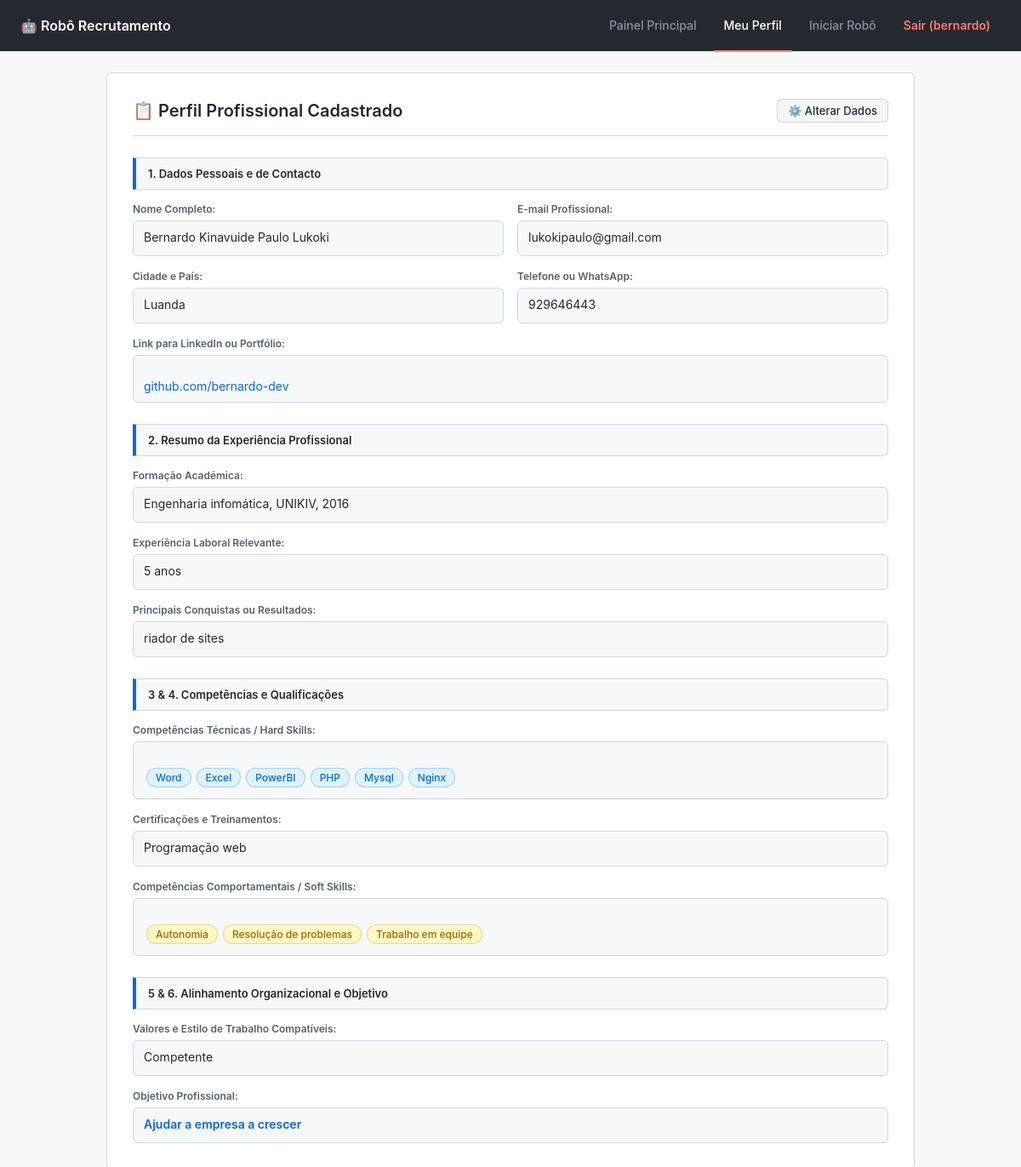
/perfil.php (signed in), run on the app's committed database.
### tables this page shows
CREATE TABLE `perfil_candidato` (
  `id` int(11) NOT NULL,
  `utilizador_id` int(11) NOT NULL,
  `nome_completo` varchar(255) NOT NULL,
  `cidade_pais` varchar(150) NOT NULL,
  `email` varchar(150) NOT NULL,
  `telefone` varchar(50) NOT NULL,
  `portfolio_url` varchar(255) DEFAULT NULL,
  `formacao_academica` text NOT NULL,
  `experiencia_laboral` text NOT NULL,
  `principais_conquistas` text DEFAULT NULL,
  `hard_skills` text NOT NULL,
  `certificacoes` text DEFAULT NULL,
  `soft_skills` text NOT NULL,
  `valores_estilo` text DEFAULT NULL,
  `objetivo_profissional` varchar(255) NOT NULL
);

### auth.php (called while the page is built, shortened)
<?php
$auth_conn = new mysqli("localhost", "root", "", "sistema_recrutamento_db");
$user_logged_id = $_SESSION['user_id'];
$has_profile_query = $auth_conn->query("SELECT id FROM perfil_candidato WHERE utilizador_id = $user_logged_id");
$has_profile = ($has_profile_query->num_rows > 0);
?>

### perfil.php (the view, shortened to what this page needs)
<?php
require_once 'auth.php';
$conn = new mysqli("localhost", "root", "", "sistema_recrutamento_db");
$user_id = $_SESSION['user_id'];
$modo_edicao = isset($_GET['action']) && $_GET['action'] == 'editar' ? true : !$has_profile;
$perfil_query = $conn->query("SELECT * FROM perfil_candidato WHERE utilizador_id = $user_id");
$perfil_data = $perfil_query->fetch_assoc();
?>
<!DOCTYPE html>
<html lang="pt">
<head>
</head>
<body>
   <nav class="navbar">
        <a class="navbar-brand" href="index.php">🤖 Robô Recrutamento</a>
        <ul class="navbar-nav">
                <li><a href="index.php">Painel Principal</a></li>
                <li><a href="perfil.php" class="active">Meu Perfil</a></li>
                <li><a href="executar.php">Iniciar Robô</a></li>
            <li><a href="logout.php" style="color: #ff7b72; font-weight: 600;">Sair (<?php echo htmlspecialchars($_SESSION['username']); ?>)</a></li>
        </ul>
    </nav>
    <div class="container">
        <div class="card">
            <div class="header-box">
                <h2><?php echo $modo_edicao ? "✏️ Editar Perfil do Candidato" : "📋 Perfil Profissional Cadastrado"; ?></h2>
                <?php if(!$modo_edicao && $has_profile): ?>
                    <a href="perfil.php?action=editar" class="btn btn-edit-top">⚙️ Alterar Dados</a>
                <?php endif; ?>
            </div>
            <?php if ($modo_edicao): ?>
                <form method="POST" action="perfil.php">
                    <div class="form-group-title">1. Dados Pessoais e de Contacto</div>
                    <div class="form-grid">
                        <div>
                            <label>Nome Completo:</label>
                            <input type="text" name="nome_completo" value="<?php echo $perfil_data ? htmlspecialchars($perfil_data['nome_completo']) : ''; ?>" required>
                        </div>
                        <div>
                            <label>E-mail Profissional:</label>
                            <input type="email" name="email" value="<?php echo $perfil_data ? htmlspecialchars($perfil_data['email']) : ''; ?>" required>
                        </div>
                        <div>
                            <label>Cidade e País:</label>
                            <input type="text" name="cidade_pais" value="<?php echo $perfil_data ? htmlspecialchars($perfil_data['cidade_pais']) : ''; ?>">
                        </div>
                        <div>
                            <label>Telefone ou WhatsApp:</label>
                            <input type="text" name="telefone" value="<?php echo $perfil_data ? htmlspecialchars($perfil_data['telefone']) : ''; ?>">
                        </div>
                        <div class="form-full">
                            <label>Link para LinkedIn ou Portfólio (Opcional):</label>
                            <input type="text" name="portfolio_url" value="<?php echo $perfil_data ? htmlspecialchars($perfil_data['portfolio_url']) : ''; ?>">
                        </div>
                    </div>
                    <div class="form-group-title">2. Resumo da Experiência Profissional</div>
                    <div class="form-grid">
                        <div class="form-full">
                            <label>Formação Académica (Curso, Instituição, Ano):</label>
                            <textarea name="formacao_academica" rows="3"><?php echo $perfil_data ? htmlspecialchars($perfil_data['formacao_academica']) : ''; ?></textarea>
                        </div>
                        <div class="form-full">
                            <label>Experiência Laboral Relevante:</label>
                            <textarea name="experiencia_laboral" rows="4"><?php echo $perfil_data ? htmlspecialchars($perfil_data['experiencia_laboral']) : ''; ?></textarea>
                        </div>
                        <div class="form-full">
                            <label>Principais Conquistas ou Resultados Alcançados:</label>
                            <textarea name="principais_conquistas" rows="3"><?php echo $perfil_data ? htmlspecialchars($perfil_data['principais_conquistas']) : ''; ?></textarea>
                        </div>
                    </div>
                    <div class="form-group-title">3 & 4. Competências e Qualificações</div>
                    <div class="form-grid">
                        <div class="form-full">
                            <label>Competências Técnicas / Hard Skills (Separadas por vírgula):</label>
                            <input type="text" name="hard_skills" value="<?php echo $perfil_data ? htmlspecialchars($perfil_data['hard_skills']) : ''; ?>">
                        </div>
                        <div class="form-full">
                            <label>Certificações e Treinamentos Relevantes:</label>
                            <textarea name="certificacoes" rows="2"><?php echo $perfil_data ? htmlspecialchars($perfil_data['certificacoes']) : ''; ?></textarea>
                        </div>
                        <div class="form-full">
                            <label>Competências Comportamentais / Soft Skills (Separadas por vírgula):</label>
                            <input type="text" name="soft_skills" value="<?php echo $perfil_data ? htmlspecialchars($perfil_data['soft_skills']) : ''; ?>">
                        </div>
                    </div>
                    <div class="form-group-title">5 & 6. Alinhamento Organizacional e Objetivo</div>
                    <div class="form-grid">
                        <div class="form-full">
                            <label>Valores e Estilo de Trabalho Compatíveis:</label>
                            <textarea name="valores_estilo" rows="3"><?php echo $perfil_data ? htmlspecialchars($perfil_data['valores_estilo']) : ''; ?></textarea>
                        </div>
                        <div class="form-full">
                            <label>Objetivo Profissional (Frase curta):</label>
                            <input type="text" name="objetivo_profissional" value="<?php echo $perfil_data ? htmlspecialchars($perfil_data['objetivo_profissional']) : ''; ?>">
                        </div>
                    </div>
                    <div style="margin-top: 30px; border-top: 1px solid var(--border-color); padding-top: 20px;">
                        <button type="submit" name="salvar_perfil" class="btn">💾 Gravar Alterações</button>
                        <?php if ($has_profile): ?>
                            <a href="perfil.php" class="btn btn-secondary">Cancelar</a>
                        <?php endif; ?>
                    </div>
                </form>
            <?php else: ?>
                <div class="form-group-title">1. Dados Pessoais e de Contacto</div>
                <div class="form-grid">
                    <div>
                        <label>Nome Completo:</label>
                        <div class="view-data"><?php echo htmlspecialchars($perfil_data['nome_completo']); ?></div>
                    </div>
                    <div>
                        <label>E-mail Profissional:</label>
                        <div class="view-data"><?php echo htmlspecialchars($perfil_data['email']); ?></div>
                    </div>
                    <div>
                        <label>Cidade e País:</label>
                        <div class="view-data"><?php echo htmlspecialchars($perfil_data['cidade_pais'] ?: 'Não Informado'); ?></div>
                    </div>
                    <div>
                        <label>Telefone ou WhatsApp:</label>
                        <div class="view-data"><?php echo htmlspecialchars($perfil_data['telefone'] ?: 'Não Informado'); ?></div>
                    </div>
                    <div class="form-full">
                        <label>Link para LinkedIn ou Portfólio:</label>
                        <div class="view-data">
                            <?php if($perfil_data['portfolio_url']): ?>
                                <a href="<?php echo htmlspecialchars($perfil_data['portfolio_url']); ?>" target="_blank" style="color: var(--accent-blue); text-decoration: none;"><?php echo htmlspecialchars($perfil_data['portfolio_url']); ?></a>
                            <?php else: echo 'Não Informado'; endif; ?>
                        </div>
                    </div>
                </div>
                <div class="form-group-title">2. Resumo da Experiência Profissional</div>
                <div class="form-grid">
                    <div class="form-full">
                        <label>Formação Académica:</label>
                        <div class="view-data"><?php echo htmlspecialchars($perfil_data['formacao_academica'] ?: 'Nenhuma listada.'); ?></div>
                    </div>
                    <div class="form-full">
                        <label>Experiência Laboral Relevante:</label>
                        <div class="view-data"><?php echo htmlspecialchars($perfil_data['experiencia_laboral'] ?: 'Nenhuma listada.'); ?></div>
                    </div>
                    <div class="form-full">
                        <label>Principais Conquistas ou Resultados:</label>
                        <div class="view-data"><?php echo htmlspecialchars($perfil_data['principais_conquistas'] ?: 'Nenhuma listada.'); ?></div>
                    </div>
                </div>
                <div class="form-group-title">3 & 4. Competências e Qualificações</div>
                <div class="form-grid">
                    <div class="form-full">
                        <label>Competências Técnicas / Hard Skills:</label>
                        <div class="view-data">
                            <?php
                            if(!empty($perfil_data['hard_skills'])) {
                                $skills = explode(',', $perfil_data['hard_skills']);
                                foreach($skills as $skill) {
                                    echo "<span class='skill-badge'>" . trim(htmlspecialchars($skill)) . "</span>";
                                }
                            } else { echo 'Nenhuma informada.'; }
                            ?>
                        </div>
                    </div>
                    <div class="form-full">
                        <label>Certificações e Treinamentos:</label>
                        <div class="view-data"><?php echo htmlspecialchars($perfil_data['certificacoes'] ?: 'Nenhuma informada.'); ?></div>
                    </div>
                    <div class="form-full">
                        <label>Competências Comportamentais / Soft Skills:</label>
                        <div class="view-data">
                            <?php
                            if(!empty($perfil_data['soft_skills'])) {
                                $skills = explode(',', $perfil_data['soft_skills']);
                                foreach($skills as $skill) {
                                    echo "<span class='skill-badge' style='background: #fff8c5; color: #9a6700; border-color: rgba(212, 167, 44, 0.4);'>" . trim(htmlspecialchars($skill)) . "</span>";
                                }
                            } else { echo 'Nenhuma informada.'; }
                            ?>
                        </div>
                    </div>
                </div>
                <div class="form-group-title">5 & 6. Alinhamento Organizacional e Objetivo</div>
                <div class="form-grid">
                    <div class="form-full">
                        <label>Valores e Estilo de Trabalho Compatíveis:</label>
                        <div class="view-data"><?php echo htmlspecialchars($perfil_data['valores_estilo'] ?: 'Não preenchido.'); ?></div>
                    </div>
                    <div class="form-full">
                        <label>Objetivo Profissional:</label>
                        <div class="view-data" style="font-weight: 600; color: var(--accent-blue);"><?php echo htmlspecialchars($perfil_data['objetivo_profissional'] ?: 'Não definido.'); ?></div>
                    </div>
                </div>
            <?php endif; ?>
        </div>
    </div>
</body>
</html>

### perfil.php (style rules this page uses)
:root { --bg-primary: #ffffff; --bg-secondary: #f6f8fa; --border-color: #d0d7de; --text-main: #24292f; --text-muted: #57606a; --accent-blue: #0969da; --accent-blue-hover: #0353a4; --nav-bg: #24292f; }
body { font-family: -apple-system, BlinkMacSystemFont, "Segoe UI", "Noto Sans", Helvetica, Arial, sans-serif; background: var(--bg-secondary); color: var(--text-main); margin: 0; padding: 0; }
.navbar { background-color: var(--nav-bg); padding: 0 24px; display: flex; align-items: center; justify-content: space-between; border-bottom: 1px solid var(--border-color); height: 60px; }
.navbar-brand { color: #fff; font-size: 16px; font-weight: 600; text-decoration: none; display: flex; align-items: center; gap: 8px; }
.navbar-nav { list-style: none; display: flex; margin: 0; padding: 0; gap: 8px; height: 100%; align-items: center; }
.navbar-nav li { height: 100%; display: flex; align-items: center; }
.navbar-nav li a { display: flex; align-items: center; color: #8b949e; padding: 0 12px; height: 100%; text-decoration: none; font-size: 14px; font-weight: 500; transition: color 0.2s; border-bottom: 2px solid transparent; }
.navbar-nav li a:hover, .navbar-nav li a.active { color: #fff; border-bottom-color: #f78166; }
.container { padding: 24px; max-width: 950px; margin: 0 auto; }
.card { background: var(--bg-primary); padding: 30px; border-radius: 6px; border: 1px solid var(--border-color); position: relative; }
.header-box { display: flex; justify-content: space-between; align-items: center; border-bottom: 1px solid var(--border-color); padding-bottom: 15px; margin-bottom: 20px; }
h2 { color: var(--text-main); margin: 0; font-size: 20px; font-weight: 600; }
.form-group-title { background: var(--bg-secondary); padding: 10px 14px; margin: 25px 0 15px 0; border-left: 4px solid var(--accent-blue); font-weight: 600; font-size: 13px; color: var(--text-main); border-top: 1px solid var(--border-color); border-right: 1px solid var(--border-color); border-bottom: 1px solid var(--border-color); border-radius: 0 6px 6px 0; }
.form-grid { display: grid; grid-template-columns: 1fr 1fr; gap: 16px; }
.form-full { grid-column: span 2; }
label { font-weight: 600; font-size: 12px; color: var(--text-muted); display: block; margin-bottom: 6px; }
.view-data { padding: 10px 12px; background: var(--bg-secondary); border-radius: 6px; border: 1px solid var(--border-color); min-height: 20px; font-size: 14px; color: var(--text-main); white-space: pre-line; }
.skill-badge { display: inline-block; background: #ddf4ff; color: #0969da; border: 1px solid rgba(54, 144, 234, 0.35); padding: 3px 10px; border-radius: 2em; font-size: 12px; font-weight: 500; margin: 3px; }
.btn { background: #2ea44f; color: white; padding: 8px 16px; border: 1px solid rgba(27, 31, 36, 0.15); border-radius: 6px; cursor: pointer; font-weight: 500; font-size: 14px; text-decoration: none; display: inline-block; transition: background 0.2s; }
.btn-edit-top { background: #f3f4f6; color: var(--text-main); border: 1px solid rgba(27, 31, 36, 0.15); padding: 5px 12px; font-size: 13px; font-weight: 500; }

### data on the page
perfil_candidato: nome_completo "Bernardo Kinavuide Paulo Lukoki", email "lukokipaulo@gmail.com", cidade_pais "Luanda", telefone "929646443", portfolio_url "github.com/bernardo-dev", formacao_academica "Engenharia infomática, UNIKIV, 2016", experiencia_laboral "5 anos", principais_conquistas "riador de sites", hard_skills "Word", hard_skills "Excel", hard_skills "PowerBI", hard_skills "PHP", hard_skills "Mysql", hard_skills "Nginx", certificacoes "Programação web", soft_skills "Autonomia", soft_skills "Resolução de problemas", soft_skills "Trabalho em equipe", valores_estilo "Competente", objetivo_profissional "Ajudar a empresa a crescer"

### other printed values
$_SESSION['username'] "bernardo"
